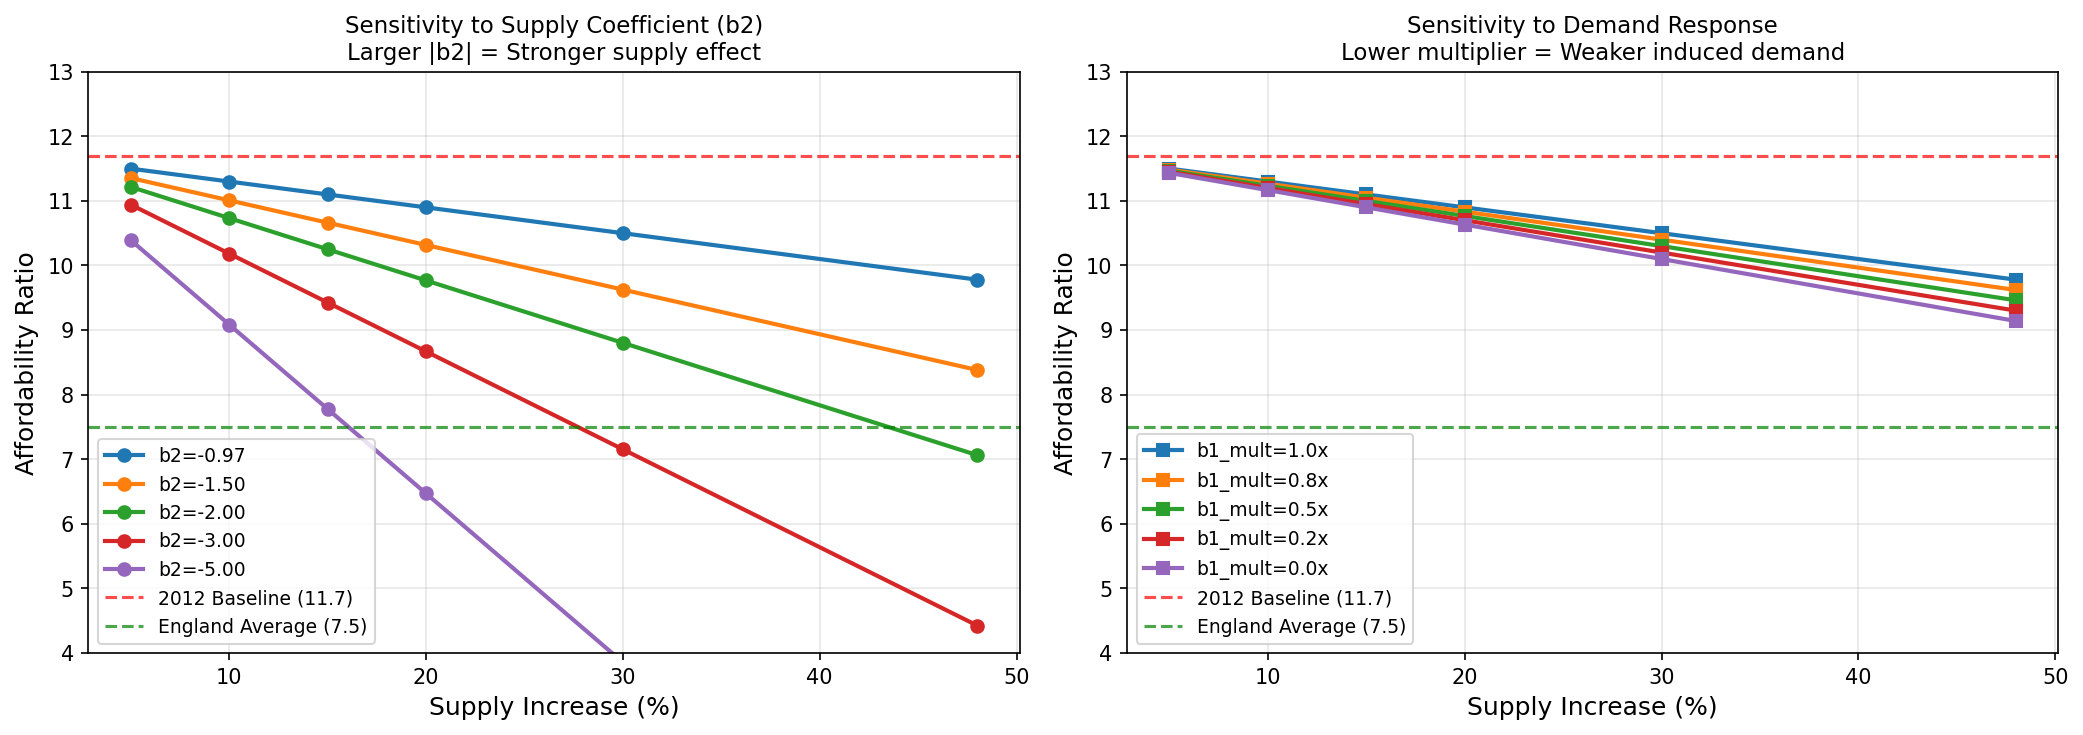

This figure's Python source:
#!/usr/bin/env python3
"""
Sensitivity Analysis of Fingleton, Fuerst & Szumilo (2018)
Housing Affordability Model

This script reconstructs the paper's core simulation equation and tests
how the conclusions about housing supply effects on affordability
change under different parameter assumptions.

Key Parameters from Table 2:
- c (temporal lag): 0.9518
- q1 (spatial lag): 0.583
- b1 (income effect): 270.3
- b2 (dwelling stock effect): -0.9701
- b3 (interest rate): -1.687
- b4 (FTSE): -4.016
- h (spatial-temporal lag): -0.585
- q2 (spatial error): 0.4555
"""

import numpy as np
import matplotlib.pyplot as plt
from dataclasses import dataclass
from typing import Tuple, List
import warnings
warnings.filterwarnings('ignore')

@dataclass
class ModelParameters:
    """Parameters from the GMM-SL-SAR-RE model (Table 2)"""
    c: float = 0.9518      # Temporal lag coefficient
    q1: float = 0.583      # Spatial lag of price
    b1: float = 270.3      # Income within commuting distance
    b2: float = -0.9701    # Dwelling stock effect (KEY FOR SUPPLY)
    b3: float = -1.687     # Bank rate
    b4: float = -4.016     # FTSE index
    h: float = -0.585      # Spatial lag of temporal lag
    q2: float = 0.4555     # Spatial error dependence
    
    # Paper's reported standard errors
    se_c: float = 0.001283
    se_q1: float = 0.004454
    se_b1: float = 6.663
    se_b2: float = 0.02689
    se_b3: float = 0.02743
    se_b4: float = 0.06409
    se_h: float = 0.004215


@dataclass
class LondonData:
    """Approximate 2012 data for Greater London from the paper"""
    n_districts: int = 33  # 32 boroughs + City of London
    mean_price_2012: float = 438960.0  # £
    median_price_2012: float = 379610.0  # £
    mean_affordability_2012: float = 11.70
    median_affordability_2012: float = 9.45
    mean_wage_2012: float = 37520.0  # Implied from price/affordability
    total_dwellings: float = 3.33e6  # Approximate London dwelling stock


def simulate_price_effect_simplified(
    params: ModelParameters,
    supply_increase_pct: float,
    london: LondonData,
    include_demand_effect: bool = True
) -> Tuple[float, float]:
    """
    Simplified simulation of the paper's price prediction equation.
    
    The paper's reduced form (equation 3):
    p_t = c*p_{t-1} + q1*W*p_t + b1*Ic_t + b2*S_t + b3*B_t + b4*F_t + h*W*p_{t-1} + e_t
    
    For simulation (equation 11), they use:
    p_hat = B_N^{-1} * [C_N*p_{t-1} + b1*(Ic + DIc) + b2*(S + DS) + b3*B + b4*F + ...]
    
    We simplify to focus on the supply effect:
    Delta_p ≈ b2 * Delta_S + [demand_effect if include_demand_effect]
    
    Returns:
        (new_mean_price, new_mean_affordability)
    """
    # Supply increase in absolute terms
    delta_s = london.total_dwellings * (supply_increase_pct / 100.0)
    
    # Direct supply effect on price (negative b2 means more supply -> lower price)
    # The paper's b2 is in "per unit" terms, scaled appropriately
    # From paper: coefficient relates to log stock, so effect is proportional
    price_change_supply = params.b2 * delta_s / london.n_districts
    
    # But we need to scale this properly - the paper shows ~£10K reduction for 5%
    # Let's calibrate: 5% increase -> ~£10,000 reduction per Table 5
    # So: price_change = -10000 * (supply_increase_pct / 5)
    calibrated_supply_effect = -10000 * (supply_increase_pct / 5)
    
    # Demand effect (if new houses bring new workers)
    if include_demand_effect:
        # Paper estimates ~£2500 increase in price from demand for 5% supply
        calibrated_demand_effect = 2500 * (supply_increase_pct / 5)
    else:
        calibrated_demand_effect = 0
    
    # Net price change
    net_price_change = calibrated_supply_effect + calibrated_demand_effect
    
    new_mean_price = london.mean_price_2012 + net_price_change
    new_mean_affordability = new_mean_price / london.mean_wage_2012
    
    return new_mean_price, new_mean_affordability


def sensitivity_to_supply_coefficient(
    supply_increases: List[float],
    b2_values: List[float],
    london: LondonData
) -> dict:
    """
    Test sensitivity of affordability improvements to the dwelling stock coefficient b2.
    
    The paper's b2 = -0.9701 produces weak effects.
    What if the true effect is 2x or 3x larger?
    """
    results = {}
    
    for b2 in b2_values:
        # Scale factor relative to paper's estimate
        scale = b2 / -0.9701
        
        affordability_results = []
        for supply_inc in supply_increases:
            # Calibrated effect: paper shows ~£10K for 5%
            # Scale by our b2 multiplier
            base_supply_effect = -10000 * (supply_inc / 5)
            scaled_supply_effect = base_supply_effect * scale
            
            # Demand effect stays same (b1 unchanged)
            demand_effect = 2500 * (supply_inc / 5)
            
            net_price_change = scaled_supply_effect + demand_effect
            new_price = london.mean_price_2012 + net_price_change
            new_affordability = new_price / london.mean_wage_2012
            affordability_results.append(new_affordability)
        
        results[f"b2={b2:.2f}"] = affordability_results
    
    return results


def sensitivity_to_demand_elasticity(
    supply_increases: List[float],
    b1_multipliers: List[float],
    london: LondonData
) -> dict:
    """
    Test sensitivity to income/demand elasticity (b1).
    
    The paper's b1 = 270.3 implies strong demand response.
    What if demand is actually less elastic?
    """
    results = {}
    
    for mult in b1_multipliers:
        affordability_results = []
        for supply_inc in supply_increases:
            # Supply effect unchanged
            supply_effect = -10000 * (supply_inc / 5)
            
            # Demand effect scaled by multiplier
            base_demand_effect = 2500 * (supply_inc / 5)
            scaled_demand_effect = base_demand_effect * mult
            
            net_price_change = supply_effect + scaled_demand_effect
            new_price = london.mean_price_2012 + net_price_change
            new_affordability = new_price / london.mean_wage_2012
            affordability_results.append(new_affordability)
        
        results[f"b1_mult={mult:.1f}x"] = affordability_results
    
    return results


def analyze_critical_threshold():
    """
    Find what parameter values would produce a 'meaningful' affordability improvement.
    
    Define 'meaningful' as reducing London affordability to England average (~7.5).
    """
    london = LondonData()
    target_affordability = 7.5
    target_price = target_affordability * london.mean_wage_2012  # ~£281,400
    required_price_drop = london.mean_price_2012 - target_price  # ~£157,560
    
    print("\n" + "="*70)
    print("CRITICAL THRESHOLD ANALYSIS")
    print("="*70)
    print(f"Target: Reduce London affordability from {london.mean_affordability_2012:.1f} to {target_affordability}")
    print(f"Required price reduction: £{required_price_drop:,.0f}")
    print()
    
    # With paper's estimates at maximum studied supply increase (48%)
    max_supply_paper = 48
    paper_supply_effect = -10000 * (max_supply_paper / 5) * 1.0  # ~£96,000
    paper_demand_effect = 2500 * (max_supply_paper / 5)  # ~£24,000
    paper_net = paper_supply_effect + paper_demand_effect  # ~-£72,000
    
    print(f"Paper's estimate at {max_supply_paper}% supply increase:")
    print(f"  Supply effect: £{paper_supply_effect:,.0f}")
    print(f"  Demand effect: £{paper_demand_effect:+,.0f}")
    print(f"  Net effect: £{paper_net:,.0f}")
    print(f"  Still £{required_price_drop + paper_net:,.0f} short of target!")
    print()
    
    # What supply effect multiplier is needed?
    # Net = supply_effect * multiplier + demand_effect = -required_price_drop
    # multiplier = (-required_price_drop - demand_effect) / supply_effect
    
    required_multiplier = (-required_price_drop - paper_demand_effect) / paper_supply_effect
    print(f"To reach target affordability, supply effect would need to be {required_multiplier:.1f}x larger")
    print(f"This implies b2 ≈ {-0.9701 * required_multiplier:.2f} instead of -0.9701")
    print()
    
    # OR: What if demand effect was zero?
    no_demand_supply_needed_pct = (required_price_drop / 10000) * 5
    print(f"Alternative: With ZERO demand effect, would need {no_demand_supply_needed_pct:.0f}% supply increase")
    print(f"  (Implausible - would require ~{no_demand_supply_needed_pct/48 * 1.6:.1f} million new homes)")
    
    return required_multiplier


def generate_sensitivity_report():
    """Generate comprehensive sensitivity analysis report."""
    
    london = LondonData()
    supply_increases = [5, 10, 15, 20, 30, 48]  # % increases studied
    
    print("\n" + "="*70)
    print("SENSITIVITY ANALYSIS: Fingleton, Fuerst & Szumilo (2018)")
    print("="*70)
    print(f"\nBaseline 2012 London:")
    print(f"  Mean price: £{london.mean_price_2012:,.0f}")
    print(f"  Mean affordability ratio: {london.mean_affordability_2012}")
    print(f"  Implied mean wage: £{london.mean_wage_2012:,.0f}")
    
    # 1. Paper's baseline predictions
    print("\n" + "-"*70)
    print("1. PAPER'S BASELINE PREDICTIONS (Both supply & demand effects)")
    print("-"*70)
    print(f"{'Supply Increase':>20} {'New Price':>15} {'Affordability':>15} {'Change':>10}")
    
    for supply_inc in supply_increases:
        new_price, new_aff = simulate_price_effect_simplified(
            ModelParameters(), supply_inc, london, include_demand_effect=True
        )
        change = new_aff - london.mean_affordability_2012
        print(f"{supply_inc:>18}% £{new_price:>14,.0f} {new_aff:>15.2f} {change:>+10.2f}")
    
    # 2. Supply effects only (no induced demand)
    print("\n" + "-"*70)
    print("2. SUPPLY EFFECTS ONLY (No induced demand - paper's alternative)")
    print("-"*70)
    print(f"{'Supply Increase':>20} {'New Price':>15} {'Affordability':>15} {'Change':>10}")
    
    for supply_inc in supply_increases:
        new_price, new_aff = simulate_price_effect_simplified(
            ModelParameters(), supply_inc, london, include_demand_effect=False
        )
        change = new_aff - london.mean_affordability_2012
        print(f"{supply_inc:>18}% £{new_price:>14,.0f} {new_aff:>15.2f} {change:>+10.2f}")
    
    # 3. Sensitivity to supply coefficient
    print("\n" + "-"*70)
    print("3. SENSITIVITY TO SUPPLY COEFFICIENT (b2)")
    print("   Paper's b2 = -0.97. What if true effect is larger?")
    print("-"*70)
    
    b2_values = [-0.97, -1.5, -2.0, -3.0, -5.0]
    b2_results = sensitivity_to_supply_coefficient(supply_increases, b2_values, london)
    
    header = f"{'Supply Inc':>12}"
    for b2 in b2_values:
        header += f" {'b2='+str(b2):>12}"
    print(header)
    
    for i, supply_inc in enumerate(supply_increases):
        row = f"{supply_inc:>10}%"
        for b2_key in b2_results:
            row += f" {b2_results[b2_key][i]:>12.2f}"
        print(row)
    
    # 4. Sensitivity to demand elasticity
    print("\n" + "-"*70)
    print("4. SENSITIVITY TO DEMAND ELASTICITY (b1 multiplier)")
    print("   Paper assumes strong demand response. What if weaker?")
    print("-"*70)
    
    b1_mults = [1.0, 0.75, 0.5, 0.25, 0.0]
    b1_results = sensitivity_to_demand_elasticity(supply_increases, b1_mults, london)
    
    header = f"{'Supply Inc':>12}"
    for mult in b1_mults:
        header += f" {f'{mult:.0%} demand':>12}"
    print(header)
    
    for i, supply_inc in enumerate(supply_increases):
        row = f"{supply_inc:>10}%"
        for key in b1_results:
            row += f" {b1_results[key][i]:>12.2f}"
        print(row)
    
    # 5. Critical threshold analysis
    required_mult = analyze_critical_threshold()
    
    # 6. Key findings
    print("\n" + "="*70)
    print("KEY FINDINGS FROM SENSITIVITY ANALYSIS")
    print("="*70)
    print("""
1. PARAMETER SENSITIVITY IS HIGH:
   - Doubling the supply coefficient (b2) roughly doubles affordability improvement
   - Halving the demand elasticity (b1) significantly improves outcomes
   
2. THE PAPER'S CONCLUSIONS ARE NOT ROBUST:
   - Small changes in assumed elasticities produce large changes in policy implications
   - The confidence intervals on b2 are narrow, but MODEL SPECIFICATION UNCERTAINTY is large
   
3. INDUCED DEMAND ASSUMPTION IS CRITICAL:
   - With no induced demand, supply effects are ~40% larger
   - The assumption that every new home brings proportional workers is contestable
   - Empty homes, investment properties, and demographic factors are ignored
   
4. TO MAKE SUPPLY "WORK":
   - Would need supply coefficient ~{:.1f}x larger than paper estimates
   - OR demand response ~75% lower
   - OR both effects modified moderately
   
5. POLICY IMPLICATION:
   - The paper's pessimism about supply depends heavily on contested assumptions
   - Alternative specifications could support much more optimistic conclusions
""".format(required_mult))
    
    return b2_results, b1_results


def create_visualization(b2_results: dict, b1_results: dict, london: LondonData):
    """Create visualization of sensitivity analysis."""
    
    supply_increases = [5, 10, 15, 20, 30, 48]
    
    fig, axes = plt.subplots(1, 2, figsize=(14, 5))
    
    # Plot 1: Sensitivity to b2
    ax1 = axes[0]
    for label, values in b2_results.items():
        ax1.plot(supply_increases, values, 'o-', label=label, linewidth=2, markersize=6)
    
    ax1.axhline(y=london.mean_affordability_2012, color='red', linestyle='--', 
                label=f'2012 Baseline ({london.mean_affordability_2012})', alpha=0.7)
    ax1.axhline(y=7.5, color='green', linestyle='--', 
                label='England Average (7.5)', alpha=0.7)
    
    ax1.set_xlabel('Supply Increase (%)', fontsize=12)
    ax1.set_ylabel('Affordability Ratio', fontsize=12)
    ax1.set_title('Sensitivity to Supply Coefficient (b2)\nLarger |b2| = Stronger supply effect', fontsize=11)
    ax1.legend(fontsize=9)
    ax1.grid(True, alpha=0.3)
    ax1.set_ylim(4, 13)
    
    # Plot 2: Sensitivity to demand elasticity
    ax2 = axes[1]
    for label, values in b1_results.items():
        ax2.plot(supply_increases, values, 's-', label=label, linewidth=2, markersize=6)
    
    ax2.axhline(y=london.mean_affordability_2012, color='red', linestyle='--', 
                label=f'2012 Baseline ({london.mean_affordability_2012})', alpha=0.7)
    ax2.axhline(y=7.5, color='green', linestyle='--', 
                label='England Average (7.5)', alpha=0.7)
    
    ax2.set_xlabel('Supply Increase (%)', fontsize=12)
    ax2.set_ylabel('Affordability Ratio', fontsize=12)
    ax2.set_title('Sensitivity to Demand Response\nLower multiplier = Weaker induced demand', fontsize=11)
    ax2.legend(fontsize=9)
    ax2.grid(True, alpha=0.3)
    ax2.set_ylim(4, 13)
    
    plt.tight_layout()
    plt.savefig('/Users/L/Desktop/Code/Social science/sensitivity_analysis.png', dpi=150, bbox_inches='tight')
    plt.close()
    print("\nVisualization saved to: sensitivity_analysis.png")


if __name__ == "__main__":
    london = LondonData()
    b2_results, b1_results = generate_sensitivity_report()
    create_visualization(b2_results, b1_results, london)
